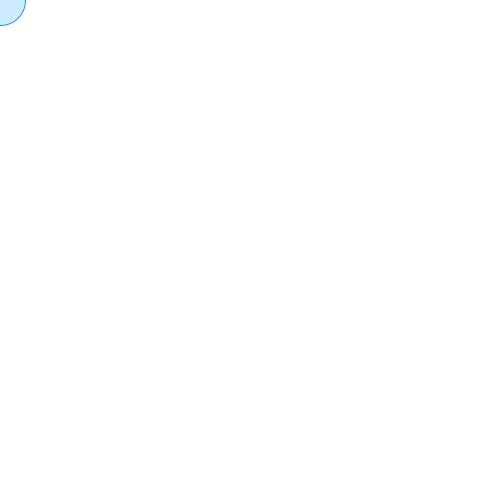
Frame 1 (no input)
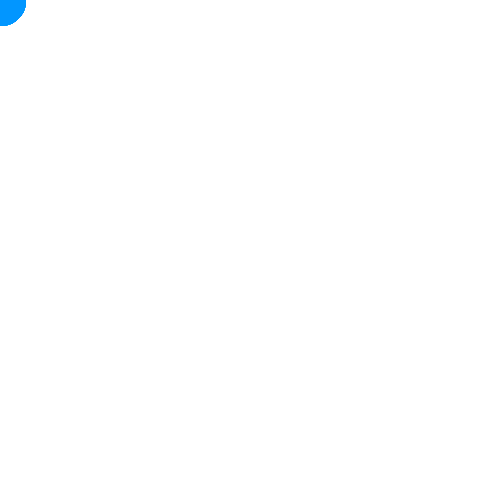
Frame 60 (the mouse pressed at the canvas centre just before this capture)
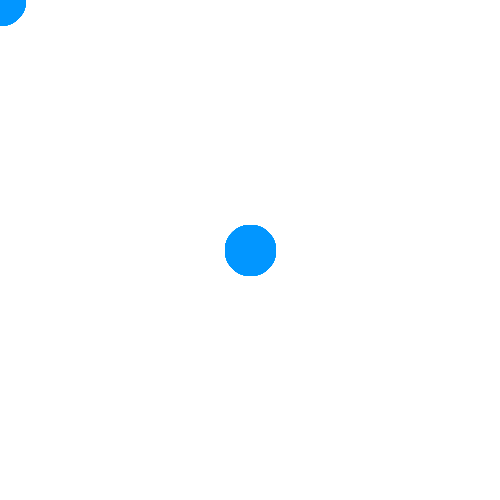
Frame 120 (the mouse held since frame 60 and released just before this capture)

The Processing sketch that drew these frames (run headless with seeded random() and noise(); from frame 60 on, the mouse is pressed at the canvas centre):

// Processing sketch: ejercicio01
// ── ejercicio01.pde
void setup() {
  size(500, 500);
  background(255);
}

void draw() {
  stroke(0, 150, 255); //color del borde
  fill(0, 150, 255, 50); //color de relleno

  circle(mouseX, mouseY, 50); //dibujar circulo en la posicion del mouse
}

void mousePressed() {
  background(255); //limpiar el "DOM"
}
